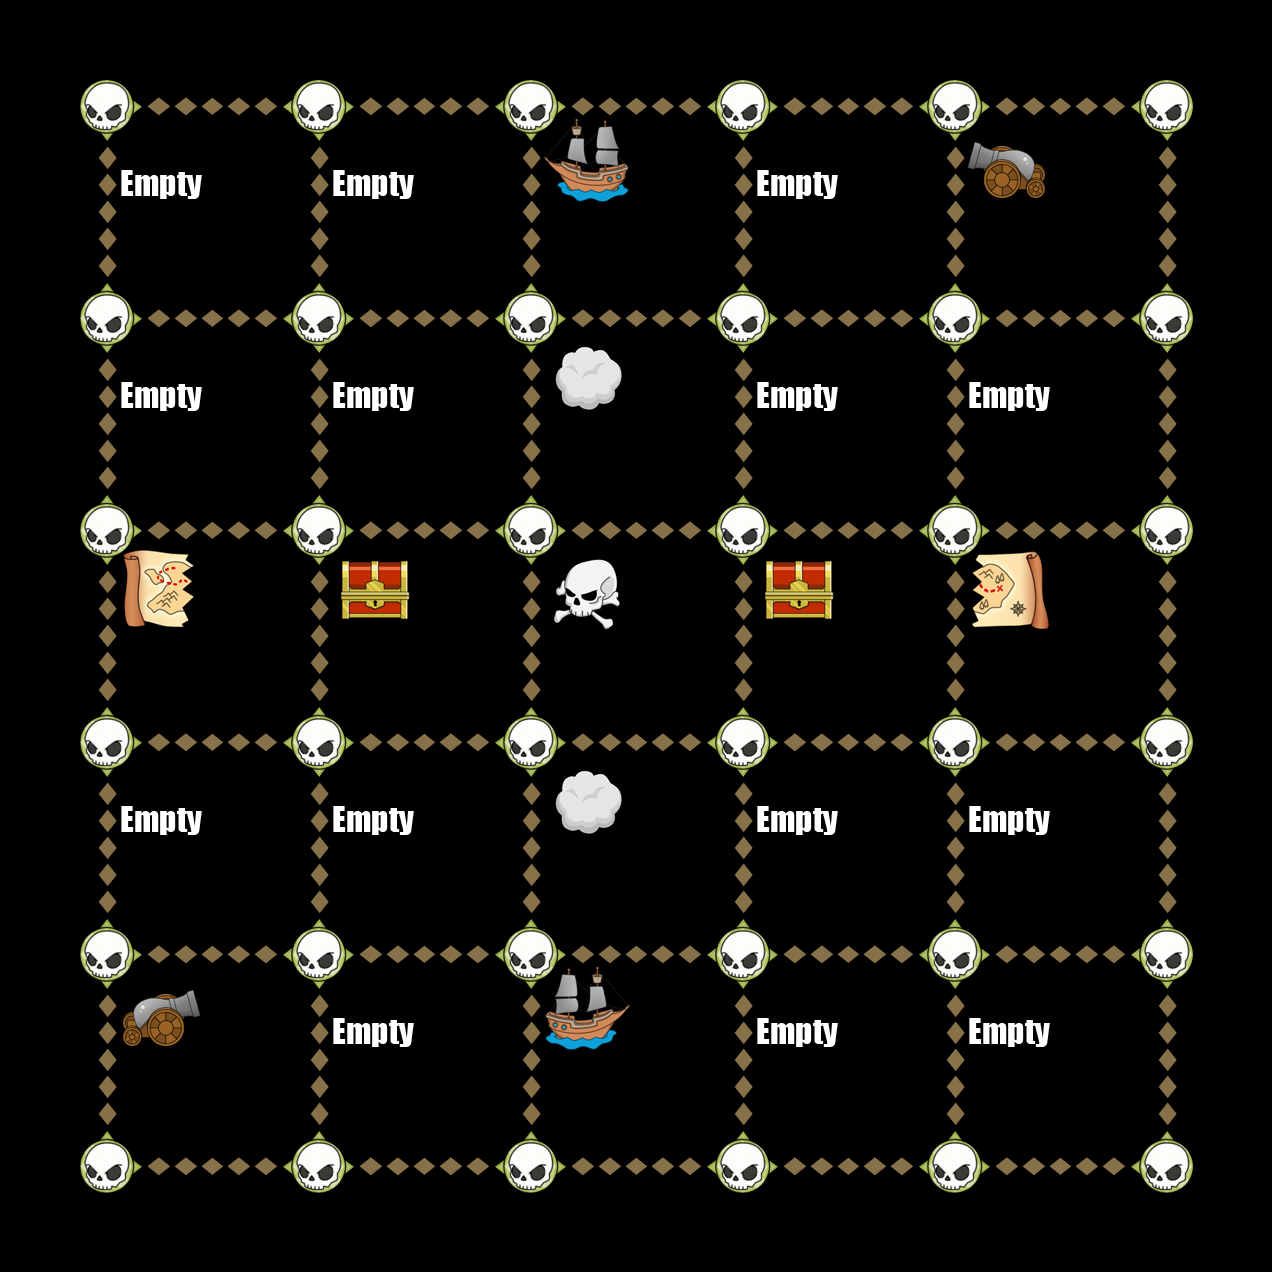

Rendered tile map (Tiled .tmx) drawn with the repository's tilesets; below, a short description and the map source with its tile grids summarised:
An orthogonal 6x6 tile map with 212x212 px tiles, 6 tile layers (Down, Up, Left, Right, ...).

<map version="1.0" orientation="orthogonal" width="6" height="6" tilewidth="212" tileheight="212">
 <tileset firstgid="1" name="TileGraphic_Final-ipadhd" tilewidth="212" tileheight="212">
  <image source="TileGraphic_Final-ipadhd.png" width="636" height="1060" />
  <tile id="0">
   <properties>
    <property name="LineFilled" value="True" />
   </properties>
  </tile>
  <tile id="2">
   <properties>
    <property name="Item" value="TreasureBox" />
   </properties>
  </tile>
  <tile id="4">
   <properties>
    <property name="RowFilled" value="True" />
   </properties>
  </tile>
  <tile id="6">
   <properties>
    <property name="Item" value="CannonLeft" />
   </properties>
  </tile>
  <tile id="7">
   <properties>
    <property name="Item" value="ShipRight" />
   </properties>
  </tile>
  <tile id="8">
   <properties>
    <property name="Item" value="MapOne" />
   </properties>
  </tile>
  <tile id="9">
   <properties>
    <property name="Item" value="CannonRight" />
   </properties>
  </tile>
  <tile id="10">
   <properties>
    <property name="Item" value="ShipLeft" />
   </properties>
  </tile>
  <tile id="11">
   <properties>
    <property name="Item" value="MapTwo" />
   </properties>
  </tile>
  <tile id="12">
   <properties>
    <property name="Item" value="Empty" />
   </properties>
  </tile>
  <tile id="13">
   <properties>
    <property name="Item" value="Skull" />
   </properties>
  </tile>
  <tile id="14">
   <properties>
    <property name="Item" value="Fog" />
   </properties>
  </tile>
 </tileset>
 <layer name="Down" width="6" height="6">
  <data>[36 cells, 30 non-empty, 1 distinct tile ids]</data>
 </layer>
 <layer name="Up" width="6" height="6">
  <data>[36 cells, 30 non-empty, 1 distinct tile ids]</data>
 </layer>
 <layer name="Left" width="6" height="6">
  <data>[36 cells, 30 non-empty, 1 distinct tile ids]</data>
 </layer>
 <layer name="Right" width="6" height="6">
  <data>[36 cells, 30 non-empty, 1 distinct tile ids]</data>
 </layer>
 <layer name="Dots" width="6" height="6">
  <data>[36 cells, 36 non-empty, 1 distinct tile ids]</data>
 </layer>
 <layer name="Items" width="6" height="6">
  <data>[36 cells, 25 non-empty, 10 distinct tile ids]</data>
 </layer>
</map>
